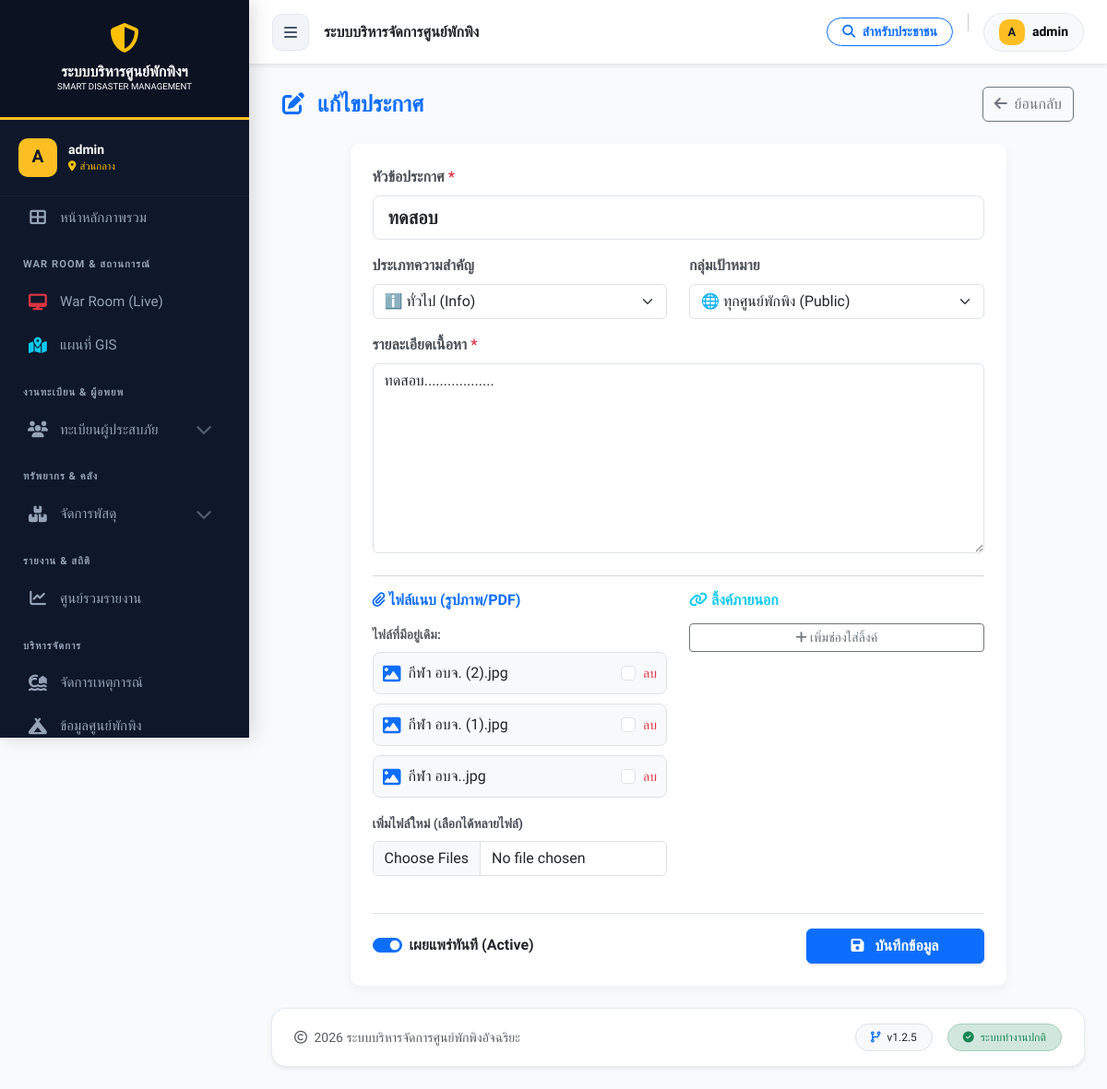
Page /announcement_form.php?id=3 (signed in) on the committed database.
### tables this page shows
CREATE TABLE `announcements` (
  `id` int(11) NOT NULL,
  `title` varchar(255) NOT NULL COMMENT 'หัวข้อประกาศ',
  `content` text NOT NULL COMMENT 'เนื้อหารายละเอียด',
  `type` enum('info','warning','danger','success') NOT NULL DEFAULT 'info' COMMENT 'ระดับความสำคัญ (ทั่วไป, เตือน, วิกฤต, สำเร็จ)',
  `status` enum('Active','Inactive') DEFAULT 'Active',
  `target_shelter_id` int(11) DEFAULT NULL COMMENT 'เป้าหมายศูนย์พักพิง (NULL = ประกาศทั่วทุกศูนย์)',
  `is_active` tinyint(1) NOT NULL DEFAULT 1 COMMENT 'สถานะการแสดงผล (1=แสดง, 0=ซ่อน)',
  `created_by` int(11) NOT NULL COMMENT 'ID ผู้สร้าง',
  `created_at` timestamp NOT NULL DEFAULT current_timestamp(),
  `updated_at` timestamp NOT NULL DEFAULT current_timestamp() ON UPDATE current_timestamp()
);

CREATE TABLE `announcement_attachments` (
  `id` int(11) NOT NULL,
  `announcement_id` int(11) NOT NULL,
  `file_type` enum('image','file','link') NOT NULL COMMENT 'ประเภท: รูป, ไฟล์, ลิ้งค์',
  `file_path` text DEFAULT NULL COMMENT 'ที่อยู่ไฟล์ หรือ URL',
  `file_name` varchar(255) DEFAULT NULL COMMENT 'ชื่อไฟล์ที่แสดง',
  `uploaded_at` datetime DEFAULT current_timestamp()
);

### announcement_form.php (the view, shortened to what this page needs)
<?php
include 'includes/header.php';
$id = isset($_GET['id']) ? intval($_GET['id']) : 0;
$mode = $id > 0 ? 'edit' : 'add';
$data = [
    'title' => '',
    'content' => '',
    'type' => 'info',
    'target_shelter_id' => 0,
    'status' => 'Active'
];
$attachments = [];
if ($mode == 'edit') {
    $stmt = $conn->prepare("SELECT * FROM announcements WHERE id = ?");
    $stmt->bind_param("i", $id);
    $stmt->execute();
    $res = $stmt->get_result();
    if ($row = $res->fetch_assoc()) {
        $data = $row;
        $att_res = $conn->query("SELECT * FROM announcement_attachments WHERE announcement_id = $id");
        while($att = $att_res->fetch_assoc()) {
            $attachments[] = $att;
        }
    } else {
        echo "<script>window.location='announcement_manager.php';</script>";
        exit;
    }
}
?>
<div class="main-content">
    <div class="container-fluid">
        <div class="d-flex justify-content-between align-items-center mb-4">
            <div>
                <h4 class="mb-0 text-primary fw-bold">
                    <i class="fas <?php echo $mode=='edit'?'fa-edit':'fa-plus-circle'; ?> me-2"></i>
                    <?php echo $mode=='edit' ? 'แก้ไขประกาศ' : 'สร้างประกาศใหม่'; ?>
                </h4>
            </div>
            <a href="announcement_manager.php" class="btn btn-outline-secondary">
                <i class="fas fa-arrow-left me-1"></i> ย้อนกลับ
            </a>
        </div>
        <div class="row justify-content-center">
            <div class="col-lg-10">
                <div class="card card-box">
                    <div class="card-body p-4">
                        <form action="announcement_save.php" method="POST" enctype="multipart/form-data">
                            <div class="mb-3">
                                <label class="form-label">หัวข้อประกาศ <span class="text-danger">*</span></label>
                                <input type="text" class="form-control form-control-lg fw-bold" name="title" value="<?php echo htmlspecialchars($data['title']); ?>" required placeholder="ระบุหัวข้อเรื่อง...">
                            </div>
                            <div class="row mb-3">
                                <div class="col-md-6">
                                    <label class="form-label">ประเภทความสำคัญ</label>
                                    <select class="form-select" name="type">
                                        <option value="info" <?php echo $data['type']=='info'?'selected':''; ?>>ℹ️ ทั่วไป (Info)</option>
                                    </select>
                                </div>
                                <div class="col-md-6">
                                    <label class="form-label">กลุ่มเป้าหมาย</label>
                                    <select class="form-select" name="target_shelter_id">
                                        <option value="0" <?php echo $data['target_shelter_id']==0?'selected':''; ?>>🌐 ทุกศูนย์พักพิง (Public)</option>
                                    </select>
                                </div>
                            </div>
                            <div class="mb-4">
                                <label class="form-label">รายละเอียดเนื้อหา <span class="text-danger">*</span></label>
                                <textarea class="form-control" name="content" rows="8" required placeholder="เขียนรายละเอียดประกาศที่นี่..."><?php echo htmlspecialchars($data['content']); ?></textarea>
                            </div>
                            <hr class="text-muted">
                            <div class="row">
                                <div class="col-md-6">
                                    <h6 class="text-primary fw-bold mb-3"><i class="fas fa-paperclip"></i> ไฟล์แนบ (รูปภาพ/PDF)</h6>
                                    <?php if(!empty($attachments)): ?>
                                        <div class="mb-3">
                                            <label class="form-label small text-muted">ไฟล์ที่มีอยู่เดิม:</label>
                                            <?php foreach($attachments as $f):
                                                $icon = $f['file_type'] == 'image' ? 'fa-image text-primary' : 'fa-file-pdf text-danger';
                                            ?>
                                            <div class="attachment-preview">
                                                <div class="d-flex align-items-center overflow-hidden">
                                                    <i class="fas <?php echo $icon; ?> me-2 fa-lg"></i>
                                                    <span class="text-truncate"><?php echo $f['file_name']; ?></span>
                                                </div>
                                                <div class="form-check form-check-inline m-0">
                                                    <input class="form-check-input" type="checkbox" name="delete_files[]" value="<?php echo $f['id']; ?>" id="del_<?php echo $f['id']; ?>">
                                                    <label class="form-check-label text-danger small cursor-pointer" for="del_<?php echo $f['id']; ?>">ลบ</label>
                                                </div>
                                            </div>
                                            <?php endforeach; ?>
                                        </div>
                                    <?php endif; ?>
                                    <div class="mb-3">
                                        <label class="form-label small">เพิ่มไฟล์ใหม่ (เลือกได้หลายไฟล์)</label>
                                        <input type="file" class="form-control" name="attachments[]" multiple accept="image/*,.pdf">
                                    </div>
                                </div>
                                <div class="col-md-6">
                                    <h6 class="text-info fw-bold mb-3"><i class="fas fa-link"></i> ลิ้งค์ภายนอก</h6>
                                    <button type="button" class="btn btn-sm btn-outline-secondary w-100 border-dashed" onclick="addLinkInput()">
                                        <i class="fas fa-plus"></i> เพิ่มช่องใส่ลิ้งค์
                                    </button>
                                </div>
                            </div>
                            <div class="mt-4 pt-3 border-top d-flex justify-content-between align-items-center">
                                <div class="form-check form-switch">
                                    <input class="form-check-input" type="checkbox" name="status" value="Active" id="status" <?php echo $data['status']=='Active'?'checked':''; ?>>
                                    <label class="form-check-label fw-bold" for="status">เผยแพร่ทันที (Active)</label>
                                </div>
                                <button type="submit" class="btn btn-primary px-5 fw-bold shadow-sm">
                                    <i class="fas fa-save me-2"></i> บันทึกข้อมูล
                                </button>
                            </div>
                        </form>
                    </div>
                </div>
            </div>
        </div>
    </div>
</div>
<?php include 'includes/footer.php'; ?>

### includes/header.php (style rules this page uses)
:root { --sidebar-width: 270px; --nav-bg: #0f172a; --nav-hover: #1e293b; --active-gold: #fbbf24; --text-main: #f1f5f9; --text-muted: #94a3b8; --body-bg: #f8fafc; --header-height: 70px; --primary-color: #0d6efd; }
body { font-family: 'Prompt', sans-serif; background-color: var(--body-bg); color: #334155; overflow-x: hidden; margin: 0; transition: margin-left 0.3s ease; }

### announcement_form.php (style rules this page uses)
.card-box { background-color: #fff; border-radius: 10px; box-shadow: 0 4px 12px rgba(0,0,0,0.05); border: none; }
.attachment-preview { border: 1px solid #dee2e6; padding: 10px; border-radius: 8px; margin-bottom: 10px; display: flex; justify-content: space-between; align-items: center; background: #f8f9fa; }
.form-label { font-weight: 600; color: #495057; }

### rows in the picture
announcements: title "ทดสอบ", type "ℹ️ ทั่วไป (Info)", target_shelter_id "🌐 ทุกศูนย์พักพิง (Public)", content "ทดสอบ..................", status "☑"
announcement_attachments: file_name "กีฬา อบจ. (2).jpg"
announcement_attachments: file_name "กีฬา อบจ. (1).jpg"
announcement_attachments: file_name "กีฬา อบจ..jpg"

### other values in the picture
substr($_SESSION['username'] ?? 'U', 0, 1) "A"
$_SESSION['username'] "admin"
$user_shelter_name ?: 'ส่วนกลาง' "ส่วนกลาง"
